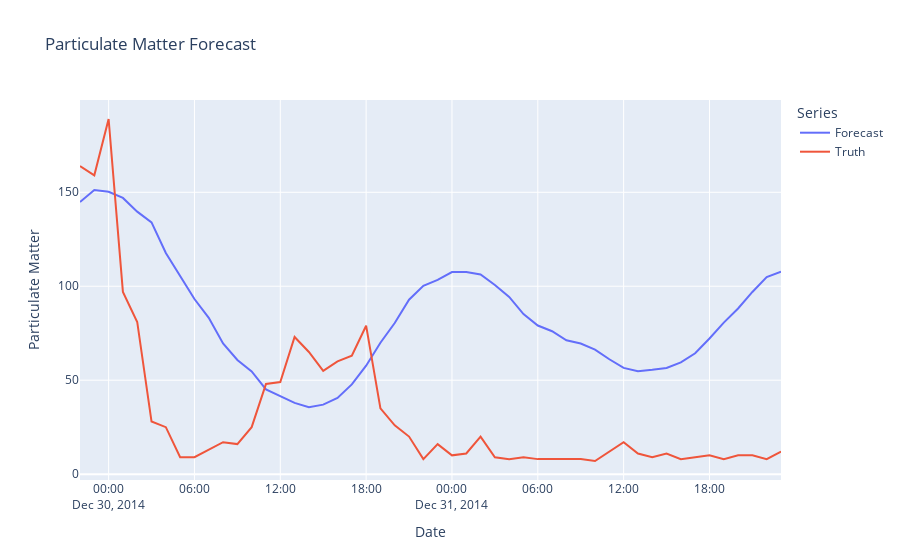
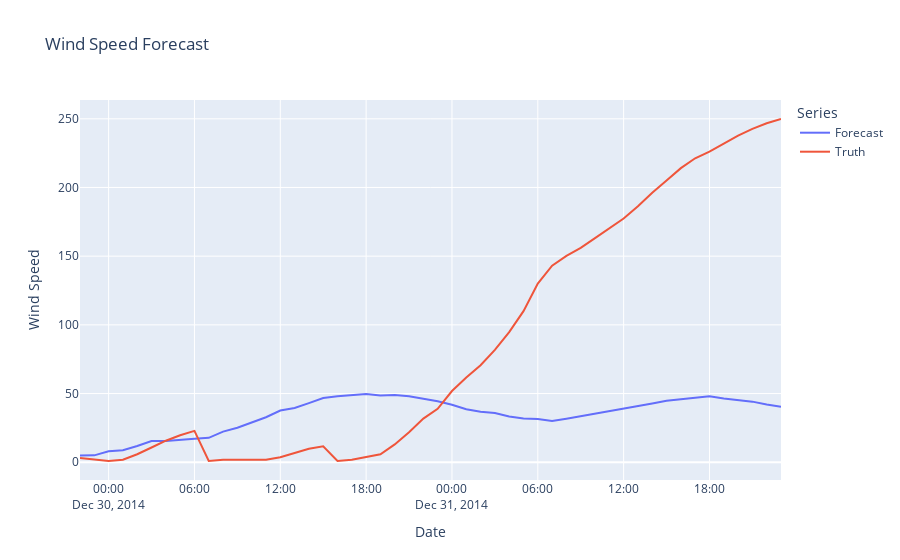
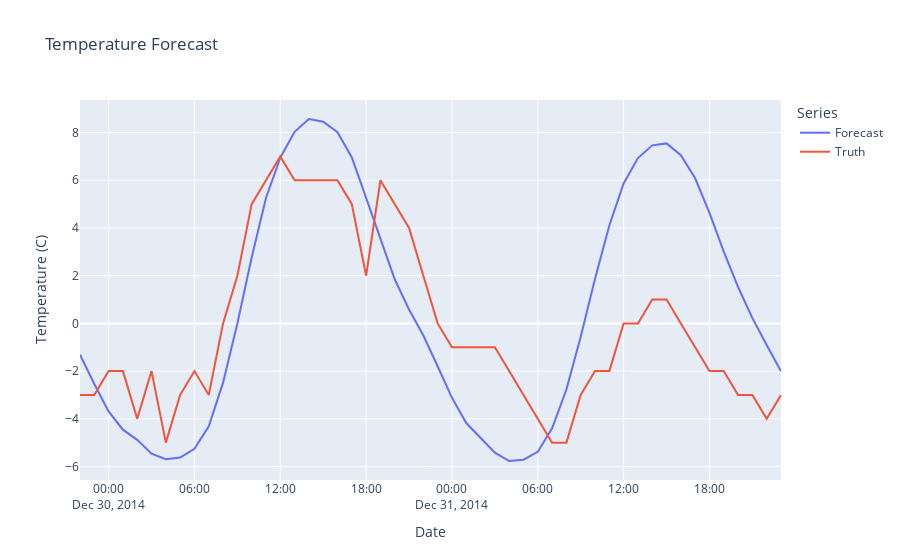

Notebook code for these charts, in order:
### Code cell
modelFit = model.fit(54) # use the proper oder
modelFit.summary()

# Trimming based on the identified order
forecastData = data[['pm2.5','TEMP','PRES','Iws']].dropna()[-104:-50] # Think about how many lags and forecasts you need

# Forecasting 
fcast = pd.DataFrame(modelFit.forecast(y = forecastData.values,steps=50), columns = ['pm2.5','TEMP','PRES','Iws']) # steps = how many forecast you're going to make

# Testing wih True Observations
truth = data[['pm2.5','TEMP','PRES','Iws']].dropna()[-50:]

# Create and format the figure
fig = px.line(x = truth.index, 
		y=[fcast['pm2.5'], truth['pm2.5']],
        title = 'Particulate Matter Forecast',
		labels = {
			'value' : 'Particulate Matter',
			'x' : 'Date',
			'variable' : 'Series'
		})

# Renaming the series
fig.data[0].name = "Forecast"
fig.data[1].name = "Truth"

# Render the plot
fig.show()

# Create and format the figure
fig = px.line(x = truth.index, 
		y=[fcast['Iws'], truth['Iws']],
        title = 'Wind Speed Forecast',
		labels = {
			'value' : 'Wind Speed',
			'x' : 'Date',
			'variable' : 'Series'
		})

# Renaming the series
fig.data[0].name = "Forecast"
fig.data[1].name = "Truth"

# Render the plot
fig.show()
     
# Create and format the figure
fig = px.line(x = truth.index, 
		y=[fcast['TEMP'], truth['TEMP']],
        title = 'Temperature Forecast',
		labels = {
			'value' : 'Temperature (C)',
			'x' : 'Date',
			'variable' : 'Series'
		})

# Renaming the series
fig.data[0].name = "Forecast"
fig.data[1].name = "Truth"

# Render the plot
fig.show()

# Create and format the figure
fig = px.line(x = truth.index, 
		y=[fcast['PRES'], truth['PRES']],
        title = 'Air Pressure Forecast',
		labels = {
			'value' : 'Air Pressure',
			'x' : 'Date',
			'variable' : 'Series'
		})

# Renaming the series
fig.data[0].name = "Forecast"
fig.data[1].name = "Truth"

# Render the plot
fig.show()

### Figure 1 — Plotly figure (JSON) as saved in the notebook; plotly's stock layout.template omitted (floating-point values rounded to 4 significant figures)
{"data": [{"hovertemplate": "Series=wide_variable_0<br>Date=%{x}<br>Particulate Matter=%{y}<extra></extra>", "legendgroup": "wide_variable_0", "line": {"color": "#636efa", "dash": "solid"}, "marker": {"symbol": "circle"}, "mode": "lines", "name": "Forecast", "orientation": "v", "showlegend": true, "type": "scatter", "x": ["2014-12-29T22:00:00", "2014-12-29T23:00:00", "2014-12-30T00:00:00", "2014-12-30T01:00:00", "2014-12-30T02:00:00", "2014-12-30T03:00:00", "2014-12-30T04:00:00", "2014-12-30T05:00:00", "2014-12-30T06:00:00", "2014-12-30T07:00:00", "2014-12-30T08:00:00", "2014-12-30T09:00:00", "2014-12-30T10:00:00", "2014-12-30T11:00:00", "2014-12-30T12:00:00", "2014-12-30T13:00:00", "2014-12-30T14:00:00", "2014-12-30T15:00:00", "2014-12-30T16:00:00", "2014-12-30T17:00:00", "2014-12-30T18:00:00", "2014-12-30T19:00:00", "2014-12-30T20:00:00", "2014-12-30T21:00:00", "2014-12-30T22:00:00", "2014-12-30T23:00:00", "2014-12-31T00:00:00", "2014-12-31T01:00:00", "2014-12-31T02:00:00", "2014-12-31T03:00:00", "2014-12-31T04:00:00", "2014-12-31T05:00:00", "2014-12-31T06:00:00", "2014-12-31T07:00:00", "2014-12-31T08:00:00", "2014-12-31T09:00:00", "2014-12-31T10:00:00", "2014-12-31T11:00:00", "2014-12-31T12:00:00", "2014-12-31T13:00:00", "2014-12-31T14:00:00", "2014-12-31T15:00:00", "2014-12-31T16:00:00", "2014-12-31T17:00:00", "2014-12-31T18:00:00", "2014-12-31T19:00:00", "2014-12-31T20:00:00", "2014-12-31T21:00:00", "2014-12-31T22:00:00", "2014-12-31T23:00:00"], "xaxis": "x", "y": [144.8, 151.2, 150.2, 147.0, 139.7, 134.0, 117.7, 105.1, 93.2, 83.21, 69.53, 60.74, 54.7, 45.14, 41.46, 37.92, 35.62, 36.98, 40.51, 47.76, 57.71, 69.92, 80.43, 92.81, 100.2, 103.4, 107.6, 107.5, 106.2, 100.7, 94.33, 85.21, 79.09, 76.07, 71.25, 69.5, 66.31, 61.16, 56.53, 54.75, 55.5, 56.54, 59.46, 64.33, 72.21, 80.63, 88.17, 96.96, 104.9, 107.8], "yaxis": "y"}, {"hovertemplate": "Series=wide_variable_1<br>Date=%{x}<br>Particulate Matter=%{y}<extra></extra>", "legendgroup": "wide_variable_1", "line": {"color": "#EF553B", "dash": "solid"}, "marker": {"symbol": "circle"}, "mode": "lines", "name": "Truth", "orientation": "v", "showlegend": true, "type": "scatter", "x": ["2014-12-29T22:00:00", "2014-12-29T23:00:00", "2014-12-30T00:00:00", "2014-12-30T01:00:00", "2014-12-30T02:00:00", "2014-12-30T03:00:00", "2014-12-30T04:00:00", "2014-12-30T05:00:00", "2014-12-30T06:00:00", "2014-12-30T07:00:00", "2014-12-30T08:00:00", "2014-12-30T09:00:00", "2014-12-30T10:00:00", "2014-12-30T11:00:00", "2014-12-30T12:00:00", "2014-12-30T13:00:00", "2014-12-30T14:00:00", "2014-12-30T15:00:00", "2014-12-30T16:00:00", "2014-12-30T17:00:00", "2014-12-30T18:00:00", "2014-12-30T19:00:00", "2014-12-30T20:00:00", "2014-12-30T21:00:00", "2014-12-30T22:00:00", "2014-12-30T23:00:00", "2014-12-31T00:00:00", "2014-12-31T01:00:00", "2014-12-31T02:00:00", "2014-12-31T03:00:00", "2014-12-31T04:00:00", "2014-12-31T05:00:00", "2014-12-31T06:00:00", "2014-12-31T07:00:00", "2014-12-31T08:00:00", "2014-12-31T09:00:00", "2014-12-31T10:00:00", "2014-12-31T11:00:00", "2014-12-31T12:00:00", "2014-12-31T13:00:00", "2014-12-31T14:00:00", "2014-12-31T15:00:00", "2014-12-31T16:00:00", "2014-12-31T17:00:00", "2014-12-31T18:00:00", "2014-12-31T19:00:00", "2014-12-31T20:00:00", "2014-12-31T21:00:00", "2014-12-31T22:00:00", "2014-12-31T23:00:00"], "xaxis": "x", "y": [164.0, 159.0, 189.0, 97.0, 81.0, 28.0, 25.0, 9.0, 9.0, 13.0, 17.0, 16.0, 25.0, 48.0, 49.0, 73.0, 65.0, 55.0, 60.0, 63.0, 79.0, 35.0, 26.0, 20.0, 8.0, 16.0, 10.0, 11.0, 20.0, 9.0, 8.0, 9.0, 8.0, 8.0, 8.0, 8.0, 7.0, 12.0, 17.0, 11.0, 9.0, 11.0, 8.0, 9.0, 10.0, 8.0, 10.0, 10.0, 8.0, 12.0], "yaxis": "y"}], "layout": {"legend": {"title": {"text": "Series"}, "tracegroupgap": 0}, "title": {"text": "Particulate Matter Forecast"}, "xaxis": {"anchor": "y", "domain": [0, 1], "title": {"text": "Date"}}, "yaxis": {"anchor": "x", "domain": [0, 1], "title": {"text": "Particulate Matter"}}}}

### Figure 2 — Plotly figure (JSON) as saved in the notebook; plotly's stock layout.template omitted (floating-point values rounded to 4 significant figures)
{"data": [{"hovertemplate": "Series=wide_variable_0<br>Date=%{x}<br>Wind Speed=%{y}<extra></extra>", "legendgroup": "wide_variable_0", "line": {"color": "#636efa", "dash": "solid"}, "marker": {"symbol": "circle"}, "mode": "lines", "name": "Forecast", "orientation": "v", "showlegend": true, "type": "scatter", "x": ["2014-12-29T22:00:00", "2014-12-29T23:00:00", "2014-12-30T00:00:00", "2014-12-30T01:00:00", "2014-12-30T02:00:00", "2014-12-30T03:00:00", "2014-12-30T04:00:00", "2014-12-30T05:00:00", "2014-12-30T06:00:00", "2014-12-30T07:00:00", "2014-12-30T08:00:00", "2014-12-30T09:00:00", "2014-12-30T10:00:00", "2014-12-30T11:00:00", "2014-12-30T12:00:00", "2014-12-30T13:00:00", "2014-12-30T14:00:00", "2014-12-30T15:00:00", "2014-12-30T16:00:00", "2014-12-30T17:00:00", "2014-12-30T18:00:00", "2014-12-30T19:00:00", "2014-12-30T20:00:00", "2014-12-30T21:00:00", "2014-12-30T22:00:00", "2014-12-30T23:00:00", "2014-12-31T00:00:00", "2014-12-31T01:00:00", "2014-12-31T02:00:00", "2014-12-31T03:00:00", "2014-12-31T04:00:00", "2014-12-31T05:00:00", "2014-12-31T06:00:00", "2014-12-31T07:00:00", "2014-12-31T08:00:00", "2014-12-31T09:00:00", "2014-12-31T10:00:00", "2014-12-31T11:00:00", "2014-12-31T12:00:00", "2014-12-31T13:00:00", "2014-12-31T14:00:00", "2014-12-31T15:00:00", "2014-12-31T16:00:00", "2014-12-31T17:00:00", "2014-12-31T18:00:00", "2014-12-31T19:00:00", "2014-12-31T20:00:00", "2014-12-31T21:00:00", "2014-12-31T22:00:00", "2014-12-31T23:00:00"], "xaxis": "x", "y": [4.884, 5.01, 7.934, 8.686, 11.81, 15.49, 15.39, 16.44, 17.15, 17.77, 22.3, 25.14, 28.94, 32.73, 37.62, 39.44, 43.04, 46.71, 47.97, 48.98, 49.59, 48.59, 48.89, 47.97, 46.12, 44.38, 41.87, 38.61, 36.72, 35.86, 33.35, 31.8, 31.46, 30.02, 31.7, 33.54, 35.29, 37.26, 38.72, 40.48, 42.75, 44.81, 45.82, 47.28, 47.98, 46.42, 45.45, 44.1, 41.96, 40.39], "yaxis": "y"}, {"hovertemplate": "Series=wide_variable_1<br>Date=%{x}<br>Wind Speed=%{y}<extra></extra>", "legendgroup": "wide_variable_1", "line": {"color": "#EF553B", "dash": "solid"}, "marker": {"symbol": "circle"}, "mode": "lines", "name": "Truth", "orientation": "v", "showlegend": true, "type": "scatter", "x": ["2014-12-29T22:00:00", "2014-12-29T23:00:00", "2014-12-30T00:00:00", "2014-12-30T01:00:00", "2014-12-30T02:00:00", "2014-12-30T03:00:00", "2014-12-30T04:00:00", "2014-12-30T05:00:00", "2014-12-30T06:00:00", "2014-12-30T07:00:00", "2014-12-30T08:00:00", "2014-12-30T09:00:00", "2014-12-30T10:00:00", "2014-12-30T11:00:00", "2014-12-30T12:00:00", "2014-12-30T13:00:00", "2014-12-30T14:00:00", "2014-12-30T15:00:00", "2014-12-30T16:00:00", "2014-12-30T17:00:00", "2014-12-30T18:00:00", "2014-12-30T19:00:00", "2014-12-30T20:00:00", "2014-12-30T21:00:00", "2014-12-30T22:00:00", "2014-12-30T23:00:00", "2014-12-31T00:00:00", "2014-12-31T01:00:00", "2014-12-31T02:00:00", "2014-12-31T03:00:00", "2014-12-31T04:00:00", "2014-12-31T05:00:00", "2014-12-31T06:00:00", "2014-12-31T07:00:00", "2014-12-31T08:00:00", "2014-12-31T09:00:00", "2014-12-31T10:00:00", "2014-12-31T11:00:00", "2014-12-31T12:00:00", "2014-12-31T13:00:00", "2014-12-31T14:00:00", "2014-12-31T15:00:00", "2014-12-31T16:00:00", "2014-12-31T17:00:00", "2014-12-31T18:00:00", "2014-12-31T19:00:00", "2014-12-31T20:00:00", "2014-12-31T21:00:00", "2014-12-31T22:00:00", "2014-12-31T23:00:00"], "xaxis": "x", "y": [3.13, 1.79, 0.89, 1.79, 5.81, 10.73, 15.65, 19.67, 22.8, 0.89, 1.78, 1.79, 1.79, 1.79, 3.58, 6.71, 9.84, 11.63, 0.89, 1.79, 3.58, 5.81, 12.96, 21.9, 31.73, 38.88, 51.84, 61.67, 70.61, 81.79, 94.75, 110.0, 130.1, 143.0, 150.2, 156.0, 163.1, 170.3, 177.4, 186.4, 196.2, 205.2, 214.1, 221.2, 226.2, 232.0, 237.8, 242.7, 246.7, 249.8], "yaxis": "y"}], "layout": {"legend": {"title": {"text": "Series"}, "tracegroupgap": 0}, "title": {"text": "Wind Speed Forecast"}, "xaxis": {"anchor": "y", "domain": [0, 1], "title": {"text": "Date"}}, "yaxis": {"anchor": "x", "domain": [0, 1], "title": {"text": "Wind Speed"}}}}

### Figure 3 — Plotly figure (JSON) as saved in the notebook; plotly's stock layout.template omitted (floating-point values rounded to 4 significant figures)
{"data": [{"hovertemplate": "Series=wide_variable_0<br>Date=%{x}<br>Temperature (C)=%{y}<extra></extra>", "legendgroup": "wide_variable_0", "line": {"color": "#636efa", "dash": "solid"}, "marker": {"symbol": "circle"}, "mode": "lines", "name": "Forecast", "orientation": "v", "showlegend": true, "type": "scatter", "x": ["2014-12-29T22:00:00", "2014-12-29T23:00:00", "2014-12-30T00:00:00", "2014-12-30T01:00:00", "2014-12-30T02:00:00", "2014-12-30T03:00:00", "2014-12-30T04:00:00", "2014-12-30T05:00:00", "2014-12-30T06:00:00", "2014-12-30T07:00:00", "2014-12-30T08:00:00", "2014-12-30T09:00:00", "2014-12-30T10:00:00", "2014-12-30T11:00:00", "2014-12-30T12:00:00", "2014-12-30T13:00:00", "2014-12-30T14:00:00", "2014-12-30T15:00:00", "2014-12-30T16:00:00", "2014-12-30T17:00:00", "2014-12-30T18:00:00", "2014-12-30T19:00:00", "2014-12-30T20:00:00", "2014-12-30T21:00:00", "2014-12-30T22:00:00", "2014-12-30T23:00:00", "2014-12-31T00:00:00", "2014-12-31T01:00:00", "2014-12-31T02:00:00", "2014-12-31T03:00:00", "2014-12-31T04:00:00", "2014-12-31T05:00:00", "2014-12-31T06:00:00", "2014-12-31T07:00:00", "2014-12-31T08:00:00", "2014-12-31T09:00:00", "2014-12-31T10:00:00", "2014-12-31T11:00:00", "2014-12-31T12:00:00", "2014-12-31T13:00:00", "2014-12-31T14:00:00", "2014-12-31T15:00:00", "2014-12-31T16:00:00", "2014-12-31T17:00:00", "2014-12-31T18:00:00", "2014-12-31T19:00:00", "2014-12-31T20:00:00", "2014-12-31T21:00:00", "2014-12-31T22:00:00", "2014-12-31T23:00:00"], "xaxis": "x", "y": [-1.315, -2.54, -3.688, -4.456, -4.884, -5.463, -5.691, -5.623, -5.254, -4.315, -2.484, -0.003565, 2.763, 5.258, 6.948, 8.029, 8.569, 8.454, 8.018, 6.958, 5.262, 3.531, 1.851, 0.5813, -0.5091, -1.798, -3.119, -4.178, -4.81, -5.42, -5.769, -5.715, -5.384, -4.401, -2.772, -0.5627, 1.867, 4.106, 5.867, 6.93, 7.465, 7.546, 7.054, 6.083, 4.63, 3.012, 1.524, 0.2211, -0.9097, -2.006], "yaxis": "y"}, {"hovertemplate": "Series=wide_variable_1<br>Date=%{x}<br>Temperature (C)=%{y}<extra></extra>", "legendgroup": "wide_variable_1", "line": {"color": "#EF553B", "dash": "solid"}, "marker": {"symbol": "circle"}, "mode": "lines", "name": "Truth", "orientation": "v", "showlegend": true, "type": "scatter", "x": ["2014-12-29T22:00:00", "2014-12-29T23:00:00", "2014-12-30T00:00:00", "2014-12-30T01:00:00", "2014-12-30T02:00:00", "2014-12-30T03:00:00", "2014-12-30T04:00:00", "2014-12-30T05:00:00", "2014-12-30T06:00:00", "2014-12-30T07:00:00", "2014-12-30T08:00:00", "2014-12-30T09:00:00", "2014-12-30T10:00:00", "2014-12-30T11:00:00", "2014-12-30T12:00:00", "2014-12-30T13:00:00", "2014-12-30T14:00:00", "2014-12-30T15:00:00", "2014-12-30T16:00:00", "2014-12-30T17:00:00", "2014-12-30T18:00:00", "2014-12-30T19:00:00", "2014-12-30T20:00:00", "2014-12-30T21:00:00", "2014-12-30T22:00:00", "2014-12-30T23:00:00", "2014-12-31T00:00:00", "2014-12-31T01:00:00", "2014-12-31T02:00:00", "2014-12-31T03:00:00", "2014-12-31T04:00:00", "2014-12-31T05:00:00", "2014-12-31T06:00:00", "2014-12-31T07:00:00", "2014-12-31T08:00:00", "2014-12-31T09:00:00", "2014-12-31T10:00:00", "2014-12-31T11:00:00", "2014-12-31T12:00:00", "2014-12-31T13:00:00", "2014-12-31T14:00:00", "2014-12-31T15:00:00", "2014-12-31T16:00:00", "2014-12-31T17:00:00", "2014-12-31T18:00:00", "2014-12-31T19:00:00", "2014-12-31T20:00:00", "2014-12-31T21:00:00", "2014-12-31T22:00:00", "2014-12-31T23:00:00"], "xaxis": "x", "y": [-3.0, -3.0, -2.0, -2.0, -4.0, -2.0, -5.0, -3.0, -2.0, -3.0, 0.0, 2.0, 5.0, 6.0, 7.0, 6.0, 6.0, 6.0, 6.0, 5.0, 2.0, 6.0, 5.0, 4.0, 2.0, 0.0, -1.0, -1.0, -1.0, -1.0, -2.0, -3.0, -4.0, -5.0, -5.0, -3.0, -2.0, -2.0, 0.0, 0.0, 1.0, 1.0, 0.0, -1.0, -2.0, -2.0, -3.0, -3.0, -4.0, -3.0], "yaxis": "y"}], "layout": {"legend": {"title": {"text": "Series"}, "tracegroupgap": 0}, "title": {"text": "Temperature Forecast"}, "xaxis": {"anchor": "y", "domain": [0, 1], "title": {"text": "Date"}}, "yaxis": {"anchor": "x", "domain": [0, 1], "title": {"text": "Temperature (C)"}}}}
